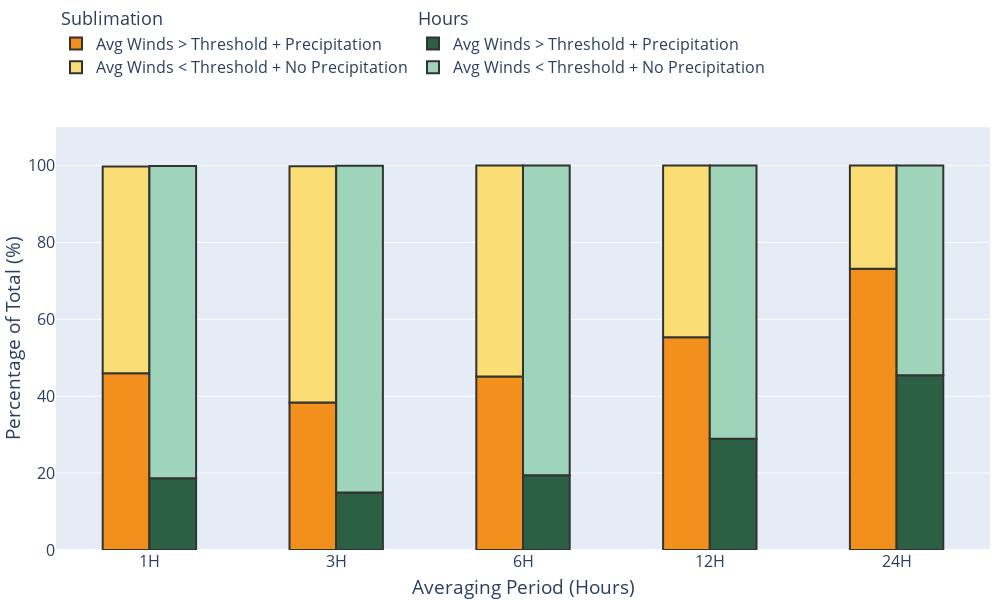

Source (notebook cell):
### Code cell
# Create a figure with the right layout
fig = go.Figure(
    layout=go.Layout(
        height=600,
        width=1000,
        barmode="relative",
        yaxis_showticklabels=True,
        yaxis_showgrid=True,
        yaxis_range=[0, 110],
        yaxis_title="Percentage of Total (%)",
        xaxis_title="Averaging Period (Hours)",
       # Secondary y-axis overlayed on the primary one and not visible
        yaxis2=go.layout.YAxis(
            visible=False,
            matches="y",
            overlaying="y",
            anchor="x",
        ),
        font=dict(size=16),
        legend_x=0,
        legend_y=1.3,
        legend_orientation="h",
        hovermode="x",
        margin=dict(b=0,t=10,l=0,r=10)
    )
)

# Define some colors for the product, revenue pairs
colors = {
    "Sublimation": {
        val_1: "#F28F1D",
        val_2: "#FADD75",
    },
    "Hours": {
        val_1: "#2B6045",
        val_2: "#9ED4B9",
    }
}

# Add the traces
for i, t in enumerate(colors):
    for j, col in enumerate(df_new[t].columns):
        if (df_new[t][col] == 0).all():
            continue
        fig.add_bar(
            x=df_new.index,
            y=df_new[t][col],
            # Set the right yaxis depending on the selected product (from enumerate)
            yaxis=f"y{i + 1}",
            # Offset the bar trace, offset needs to match the width
            # The values here are in milliseconds, 1billion ms is ~1/3 month
            offsetgroup=str(i),
            offset=(i - 1) * 0.25,
            width=0.25,
            legendgroup=t,
            legendgrouptitle_text=t,
            name=col,
            marker_color=colors[t][col],
            marker_line=dict(width=2, color="#333"),
            hovertemplate="%{y}<extra></extra>"
        )

fig.show()
# fig.write_image("../../04_products/figures/sandbox/blowing_snow_sublimation.png")

### Figure 1 — Plotly figure (JSON) as saved in the notebook; plotly's stock layout.template omitted (floating-point values rounded to 4 significant figures)
{"data": [{"hovertemplate": "%{y}<extra></extra>", "legendgroup": "Sublimation", "legendgrouptitle": {"text": "Sublimation"}, "marker": {"color": "#F28F1D", "line": {"color": "#333", "width": 2}}, "name": "Avg Winds > Threshold + Precipitation", "offset": -0.25, "offsetgroup": "0", "type": "bar", "width": 0.25, "x": ["1H", "3H", "6H", "12H", "24H"], "y": [45.98, 38.37, 45.15, 55.3, 73.15], "yaxis": "y"}, {"hovertemplate": "%{y}<extra></extra>", "legendgroup": "Sublimation", "legendgrouptitle": {"text": "Sublimation"}, "marker": {"color": "#FADD75", "line": {"color": "#333", "width": 2}}, "name": "Avg Winds < Threshold + No Precipitation", "offset": -0.25, "offsetgroup": "0", "type": "bar", "width": 0.25, "x": ["1H", "3H", "6H", "12H", "24H"], "y": [53.74, 61.42, 54.85, 44.7, 26.85], "yaxis": "y"}, {"hovertemplate": "%{y}<extra></extra>", "legendgroup": "Hours", "legendgrouptitle": {"text": "Hours"}, "marker": {"color": "#2B6045", "line": {"color": "#333", "width": 2}}, "name": "Avg Winds > Threshold + Precipitation", "offset": 0, "offsetgroup": "1", "type": "bar", "width": 0.25, "x": ["1H", "3H", "6H", "12H", "24H"], "y": [18.66, 14.98, 19.42, 28.93, 45.45], "yaxis": "y2"}, {"hovertemplate": "%{y}<extra></extra>", "legendgroup": "Hours", "legendgrouptitle": {"text": "Hours"}, "marker": {"color": "#9ED4B9", "line": {"color": "#333", "width": 2}}, "name": "Avg Winds < Threshold + No Precipitation", "offset": 0, "offsetgroup": "1", "type": "bar", "width": 0.25, "x": ["1H", "3H", "6H", "12H", "24H"], "y": [81.16, 84.92, 80.58, 71.07, 54.55], "yaxis": "y2"}], "layout": {"barmode": "relative", "font": {"size": 16}, "height": 600, "hovermode": "x", "legend": {"orientation": "h", "x": 0, "y": 1.3}, "margin": {"b": 0, "l": 0, "r": 10, "t": 10}, "width": 1000, "xaxis": {"title": {"text": "Averaging Period (Hours)"}}, "yaxis": {"range": [0, 110], "showgrid": true, "showticklabels": true, "title": {"text": "Percentage of Total (%)"}}, "yaxis2": {"anchor": "x", "matches": "y", "overlaying": "y", "visible": false}}}
